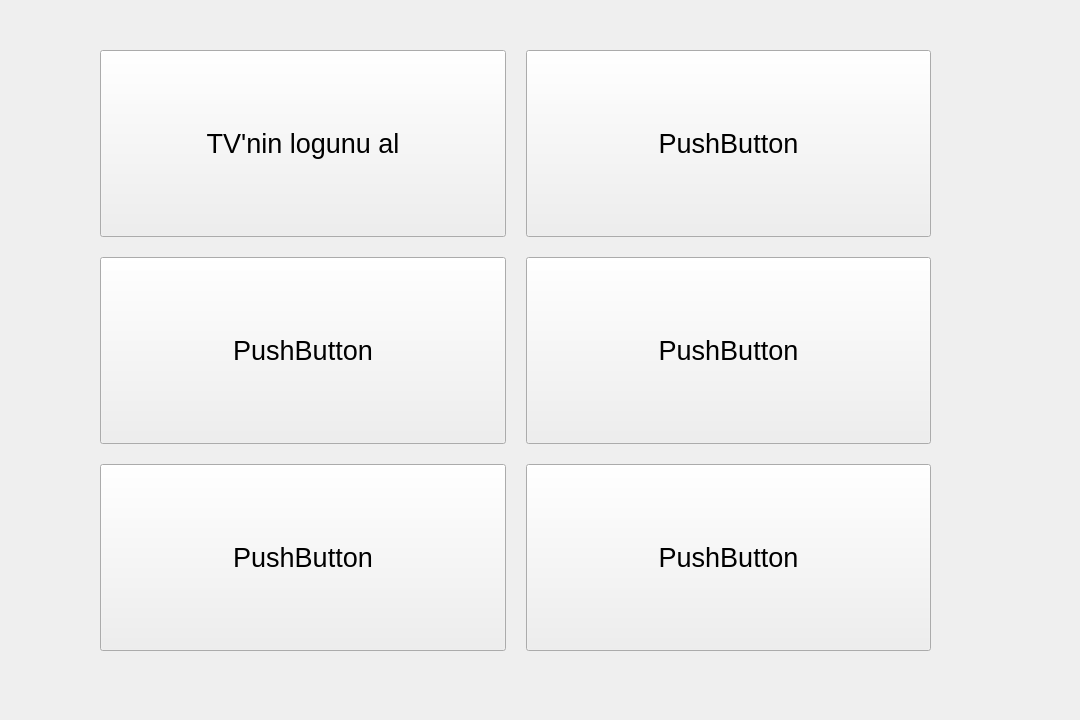
<?xml version="1.0" encoding="UTF-8"?>
<ui version="4.0">
 <class>mainScreenWindow</class>
 <widget class="QWidget" name="mainScreenWindow">
  <property name="enabled">
   <bool>true</bool>
  </property>
  <property name="geometry">
   <rect>
    <x>0</x>
    <y>0</y>
    <width>1080</width>
    <height>720</height>
   </rect>
  </property>
  <property name="sizePolicy">
   <sizepolicy hsizetype="Preferred" vsizetype="Preferred">
    <horstretch>0</horstretch>
    <verstretch>0</verstretch>
   </sizepolicy>
  </property>
  <property name="minimumSize">
   <size>
    <width>0</width>
    <height>0</height>
   </size>
  </property>
  <property name="windowTitle">
   <string>Form</string>
  </property>
  <property name="autoFillBackground">
   <bool>false</bool>
  </property>
  <widget class="QWidget" name="layoutWidget">
   <property name="geometry">
    <rect>
     <x>80</x>
     <y>30</y>
     <width>871</width>
     <height>641</height>
    </rect>
   </property>
   <layout class="QHBoxLayout" name="horizontalLayout">
    <property name="spacing">
     <number>20</number>
    </property>
    <property name="sizeConstraint">
     <enum>QLayout::SizeConstraint::SetMaximumSize</enum>
    </property>
    <property name="leftMargin">
     <number>20</number>
    </property>
    <property name="rightMargin">
     <number>20</number>
    </property>
    <item>
     <layout class="QVBoxLayout" name="verticalLayout" stretch="0,0,0">
      <property name="spacing">
       <number>20</number>
      </property>
      <property name="sizeConstraint">
       <enum>QLayout::SizeConstraint::SetMinimumSize</enum>
      </property>
      <property name="topMargin">
       <number>20</number>
      </property>
      <property name="bottomMargin">
       <number>20</number>
      </property>
      <item>
       <widget class="QPushButton" name="getLogButton">
        <property name="sizePolicy">
         <sizepolicy hsizetype="Minimum" vsizetype="Minimum">
          <horstretch>0</horstretch>
          <verstretch>0</verstretch>
         </sizepolicy>
        </property>
        <property name="font">
         <font>
          <pointsize>20</pointsize>
         </font>
        </property>
        <property name="text">
         <string>TV'nin logunu al</string>
        </property>
       </widget>
      </item>
      <item>
       <widget class="QPushButton" name="pushButton_2">
        <property name="sizePolicy">
         <sizepolicy hsizetype="Minimum" vsizetype="Minimum">
          <horstretch>0</horstretch>
          <verstretch>0</verstretch>
         </sizepolicy>
        </property>
        <property name="font">
         <font>
          <pointsize>20</pointsize>
         </font>
        </property>
        <property name="text">
         <string>PushButton</string>
        </property>
       </widget>
      </item>
      <item>
       <widget class="QPushButton" name="pushButton_3">
        <property name="sizePolicy">
         <sizepolicy hsizetype="Minimum" vsizetype="Minimum">
          <horstretch>0</horstretch>
          <verstretch>0</verstretch>
         </sizepolicy>
        </property>
        <property name="font">
         <font>
          <pointsize>20</pointsize>
         </font>
        </property>
        <property name="text">
         <string>PushButton</string>
        </property>
       </widget>
      </item>
     </layout>
    </item>
    <item>
     <layout class="QVBoxLayout" name="verticalLayout_2">
      <property name="spacing">
       <number>20</number>
      </property>
      <property name="sizeConstraint">
       <enum>QLayout::SizeConstraint::SetMinimumSize</enum>
      </property>
      <property name="topMargin">
       <number>20</number>
      </property>
      <property name="bottomMargin">
       <number>20</number>
      </property>
      <item>
       <widget class="QPushButton" name="pushButton_4">
        <property name="sizePolicy">
         <sizepolicy hsizetype="Minimum" vsizetype="Minimum">
          <horstretch>0</horstretch>
          <verstretch>0</verstretch>
         </sizepolicy>
        </property>
        <property name="font">
         <font>
          <pointsize>20</pointsize>
         </font>
        </property>
        <property name="text">
         <string>PushButton</string>
        </property>
       </widget>
      </item>
      <item>
       <widget class="QPushButton" name="pushButton_5">
        <property name="sizePolicy">
         <sizepolicy hsizetype="Minimum" vsizetype="Minimum">
          <horstretch>0</horstretch>
          <verstretch>0</verstretch>
         </sizepolicy>
        </property>
        <property name="font">
         <font>
          <pointsize>20</pointsize>
         </font>
        </property>
        <property name="text">
         <string>PushButton</string>
        </property>
       </widget>
      </item>
      <item>
       <widget class="QPushButton" name="pushButton_6">
        <property name="sizePolicy">
         <sizepolicy hsizetype="Minimum" vsizetype="Minimum">
          <horstretch>0</horstretch>
          <verstretch>0</verstretch>
         </sizepolicy>
        </property>
        <property name="font">
         <font>
          <pointsize>20</pointsize>
         </font>
        </property>
        <property name="text">
         <string>PushButton</string>
        </property>
       </widget>
      </item>
     </layout>
    </item>
   </layout>
  </widget>
 </widget>
 <resources/>
 <connections/>
</ui>
